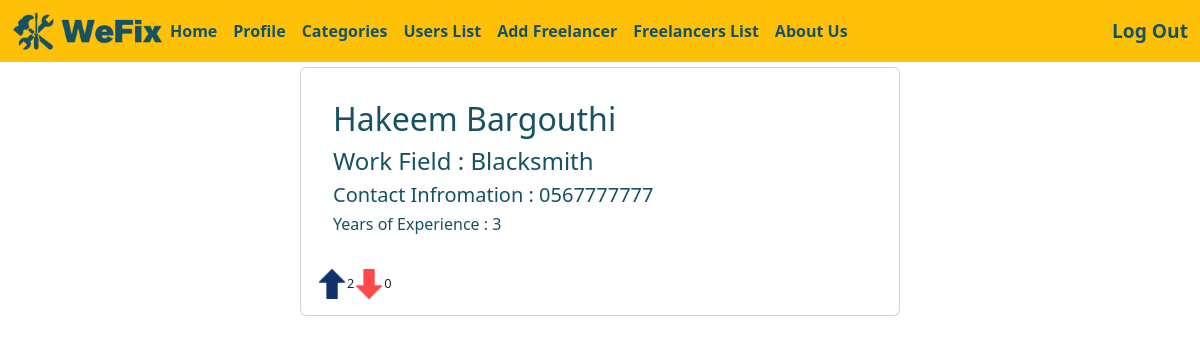
The page /freedetails/1 (signed in) on the database its author committed.
### main_app/models.py (models this page shows)
class Freelancer(models.Model):
    first_name = models.CharField(max_length=45)
    last_name = models.CharField(max_length=45)
    phone_number = models.CharField(max_length=10)
    experience = models.PositiveIntegerField(default=0)
    category = models.ForeignKey(Category , related_name="freelancers" , on_delete=models.DO_NOTHING )
    users_who_like = models.ManyToManyField(User, related_name='liked_freelancer')
    users_who_dislike = models.ManyToManyField(User, related_name='disliked_freelancer')
    created_at = models.DateTimeField(auto_now_add=True)
    updated_at = models.DateTimeField(auto_now=True)
    objects = FreelancerManager()

class Category(models.Model):
    name = models.CharField(max_length=45)
    image = models.CharField(max_length=255 , default='yes')

### main_app/views.py (the view)
def free_details(request , id):
    if 'userid' not in request.session:
        return redirect ('/log-in')
    else:
        context = {
        "free_details" : models.free_details_models(id)
    }
        return render (request , 'free-details.html', context)

### main_app/models.py (called while the page is built)
def free_details_models(id):
    return Freelancer.objects.get(id = id)

### main_app/templates/free-details.html (shortened to what this page needs)
<!doctype html>
<html lang="en">
<head>
    {%load static%}
    <link rel="stylesheet" href="{% static 'css/style.css' %}">
    <link href="https://cdn.jsdelivr.net/npm/bootstrap@5.3.0/dist/css/bootstrap.min.css" rel="stylesheet"
>
</head>
<body>
    <nav class="navbar navbar-expand-lg bg-warning">
        <div class="container-fluid">
            <a href="/"><img class="logo-img" src="{% static 'img/logo.png' %}" alt="logo"></a>
            <div class="collapse navbar-collapse" id="navbarSupportedContent">
                {% if request.session.userid == 1 %}
                <ul class="navbar-nav me-auto mb-2 mb-lg-0">
                    <li class="nav-item">
                        <a id="nav-link" class="nav-link active" aria-current="page" href="/">Home</a>
                    </li>
                    <li class="nav-item">
                        <a id="nav-link" class="nav-link active" aria-current="page" href="/profile">Profile</a>
                    </li>
                    <li class="nav-item">
                        <a id="nav-link" class="nav-link active" aria-current="page" href="/category">Categories</a>
                    </li>
                    <li class="nav-item">
                        <a id="nav-link" class="nav-link active" aria-current="page" href="/userslist">Users List</a>
                    </li>
                    <li class="nav-item">
                        <a id="nav-link" class="nav-link active" aria-current="page" href="/registerfreelancer">Add
                            Freelancer</a>
                    </li>
                    <li class="nav-item">
                        <a id="nav-link" class="nav-link active" aria-current="page" href="/showfreelancer">Freelancers
                            List</a>
                    </li>
                    <li class="nav-item">
                        <a id="nav-link" class="nav-link active" aria-current="page" href="#">About Us</a>
                    </li>
                </ul>
                {%endif%}
                {%if request.session.userid%}
                <a href="/logout" class="log-in">Log Out</a>
                {%else%}
                <a href="/log-in" class="log-in">Login</a>
                {%endif%}
            </div>
        </div>
    </nav>
    <div class="free-details">
        <div class="card mb-3 w-50 p-3">
            <div id="card_body" class="card-body">
                <h2>{{free_details.first_name}} {{free_details.last_name}}</h2>
                <h4>Work Field : {{free_details.category.name}}</h4>
                <h5>Contact Infromation : {{free_details.phone_number}}</h5>
                <h6>Years of Experience : {{free_details.experience}} </h6>
            </div>
                <div class="vote">
                    <a href="/like_freelancer/{{ free_details.id }}"><img src="{% static 'img/vote-up.png' %}" alt="vote up" onmouseover="addShadow(this)" onmouseleave="removeShadow(this)"></a><span>{{ free_details.users_who_like.count }}</span>
                    <a href="/dislike_freelancer/{{ free_details.id }}"><img src="{% static 'img/vote-down.png' %}" alt="vote down" onmouseover="addDown(this)" onmouseleave="removeDown(this)"></a><span>{{ free_details.users_who_dislike.count }}</span>
            </div>
        </div>
    </div>
</body>
</html>

### main_app/static/css/style.css (style rules this page uses)
.logo-img { width: 150px; }
.log-in { text-decoration: none; color: #155263; font-size: larger; font-weight: bold; }
#nav-link { color: #155263; font-weight: bold; }
.card { margin: 5px; }
.free-details { display: flex; justify-content: center; }
#card_body > * { color: #155263; }
.vote { display: flex; align-items: center; justify-content: space-between; width: 10%; margin-top: 10px; }
.vote img { width: 30px; }
.vote span { font-size: 0.8rem; }

### rows shown on the page
Freelancer: first_name "Hakeem", last_name "Bargouthi", category.name "Blacksmith", phone_number "0567777777", experience "3", users_who_like.count "2", users_who_dislike.count "0"
